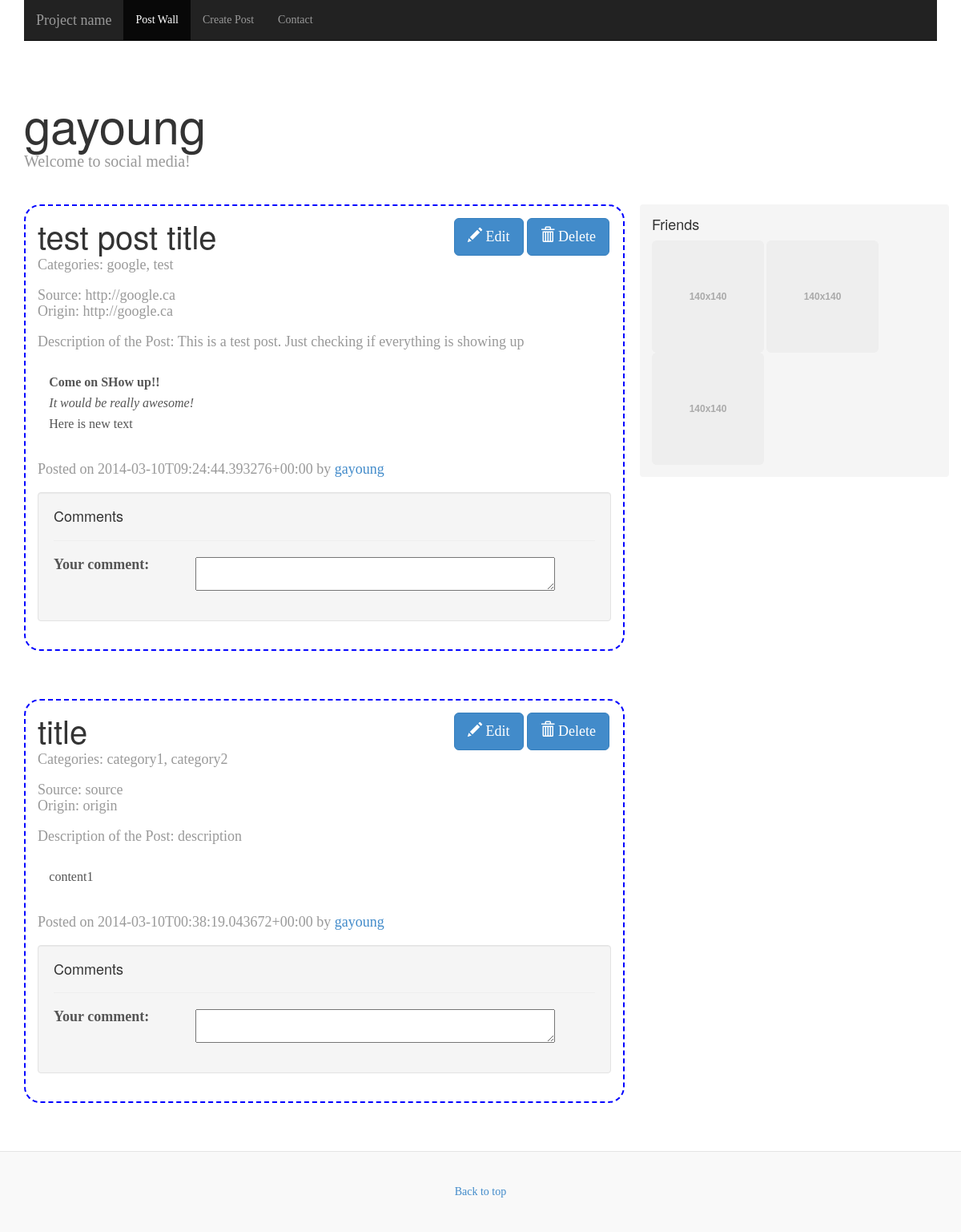
The app's page /wall/ (signed in) with its own data.
### main/models.py (models this page shows)
class Posts(models.Model):
    title = models.CharField(max_length=30)
    source = models.TextField(blank=True)
    origin = models.TextField(blank=True)
    category = models.TextField(blank=True)
    description = models.TextField(blank=True)
    content_type = models.TextField()
    content = models.TextField()
    owner_id = models.ForeignKey(Users)
    permission = models.TextField()
    pub_date = models.DateTimeField(auto_now_add=True, blank=True)
    visibility = models.TextField()

### main/views.py (the view)
# urls.py: url(r'^wall/$', views.wall, name='wall'),
@csrf_exempt
@require_http_methods(["GET", "POST"])
def wall(request):
    context = RequestContext(request)
    userInfo = Users.objects.get(username=request.session["username"])
    if request.method == "POST":
        title = request.POST["post_title"]
        permission = request.POST["post_permissions"]
        source = request.POST["post_source"]
        origin = request.POST["post_origin"]
        category = request.POST["post_category"]
        description = request.POST["post_description"]
        content_type = "text/html"
        content = request.POST["post_content"]
        pub_date = datetime.now().date()
        post = Posts(title = title, source=source, origin=origin, category=category, description=description, content_type=content_type, content=content, owner_id=userInfo, permission=permission, pub_date=pub_date, visibility = permission)
        post.save()
        return redirect("wall")
    else:
        userInfo = Users.objects.get(username=request.session['username'])
        posts = Posts.objects.filter(owner_id=userInfo).order_by("-pub_date")
        currentHost = request.get_host()
        jsonResult = post2Json(currentHost, userInfo, posts)
        queryData = json.loads(jsonResult)
        return render_to_response('main/postwall.html', {"user_id": userInfo.id, "username": request.session['username'], "posts":queryData})

### main/views.py (called while the page is built)
def date_handler(obj):
    return obj.isoformat() if hasattr(obj, 'isoformat') else obj

### templates/main/postwall.html (shortened to what this page needs)
{% load static  %}
<html lang="en">
    <head>
        <link href="{% static 'css/bootstrap.min.css' %}" rel="stylesheet"/>
        <link href="{% static 'css/blog.css'%}" rel="stylesheet"/>
        <link href="{% static 'css/jquery-themes/base/jquery.ui.all.css'%}" rel="stylesheet"/>
    </head>
    <body>
        <div class="navbar-wrapper">
            <div class="container">
                <div class="navbar navbar-inverse navbar-static-top" role="navigation">
                    <div class="container">
                        <div class="navbar-header">
                            <a class="navbar-brand" href="#">Project name</a>
                        </div>
                        <div class="navbar-collapse collapse">
                            <ul class="nav navbar-nav">
                                <li class="active"><a href="#">Post Wall</a></li>
                                <li><a href="{% url 'newpost' %}">Create Post</a></li>
                                <li><a href="#contact">Contact</a></li>
                            </ul>
                        </div>
                    </div>
                </div>
            </div>
        </div>
        <div class="container">
            <div class="blog-header">
                <h1 class="blog-title">{{ username }}</h1>
                <p class="lead blog-description">Welcome to social media!</p>
            </div>
            <div class="row">
                <div class="col-sm-3 col-sm-offset-1 blog-sidebar list_friends">
                    <div class="sidebar-module sidebar-module-inset">
                        <h4>Friends</h4>
                        <img data-src="holder.js/140x140" class="img-rounded" alt="140x140" style="width: 140px; height: 140px;"/>
                        <img data-src="holder.js/140x140" class="img-rounded" alt="140x140" style="width: 140px; height: 140px;"/>
                        <img data-src="holder.js/140x140" class="img-rounded" alt="140x140" style="width: 140px; height: 140px;"/>
                </div>
                </div>
                {% for post in posts %}
                <div class="col-sm-8 blog-main">
                    <div id="post-{{ post.guid }}"class="blog-post">
                        <button id="post_delete-{{ post.guid }}" type="button" class="btn btn-primary btn-lg post_buttons">
                            <span class="glyphicon glyphicon-trash"></span> Delete
                        </button>
                        <button id="post_edit-{{ post.guid }}" type="button" class="btn btn-primary btn-lg post_buttons">
                            <span class="glyphicon glyphicon-pencil"></span> Edit
                        </button>
                        <h2 class="blog-post-title">{{ post.title }}</h2>
                        {% if post.categories %}
                        <div id="post_category-{{ post.guid }}">
                            <p class="blog-post-meta">Categories: <span>
                            {% for cat in post.categories %}
                                {% if not forloop.last %}
                                    {{ cat }},
                                {% else %}
                                    {{ cat }}
                                {% endif %}
                            {% endfor %}
                            </span>
                            </p>
                        </div>
                        {% endif %}
                        {% if post.source %}
                        <div id="post_source-{{ post.guid }}">
                            <p class="blog-post-meta" style="margin-bottom:2px;">Source: <span>{{ post.source }}<span></p>
                        </div>
                        {% endif %}
                        {% if post.origin %}
                        <div id="post_origin-{{ post.guid }}">
                            <p class="blog-post-meta">Origin: <span>{{ post.origin }}<span></p>
                        </div>
                        {% endif %}
                        {% if post.description %}
                        <div id="post_description-{{ post.guid }}">
                            <p class="blog-post-meta">Description of the Post: {{ post.description }}</p>
                        </div>
                        {% endif %}
                        <div id="post_content-{{ post.guid }}" class="blog_content">
                            {{ post.content | safe }}
                        </div>
                        <div id="post_author_info-{{ post.guid }}">
                            <p class="blog-post-meta">Posted on {{post.pubDate}} by <a href="#">{{ post.author.displayname }}</a></p>
                        </div>
                        {% if post.comments %}
                        <div id="post_comment-{{ post.guid }}" class="well">
                            <h4> Comments </h4>
                            <hr/>
                            {% for comment in post.comments %}
                                <div id="post_comment-{{ comment.guid }}" class="post_comments">
                                    <p> {{ comment.comment }} </p>
                                    <p class="blog-post-meta">Commented by: {{ comment.author.displayname }}</p>
                                </div>
                            {% endfor %}
                            <hr/>
                            <div id="post_new_comment">
                                <form id="new_comment-{{ post.guid }}" class="form-horizontal" action="#" method="post">
                                    <div class="form-group">
                                        <label for="comment_content-{{ post.guid }}" class="col-sm-3">Your comment:</label>
                                        <div class="col-sm-9">
                                            <textarea id="comment_content-{{ post.guid }}" name="comment_content-{{ post.guid }}" style="width: 90%;"></textarea>
                                        </div>
                                    </div>
                                </form>
                            </div>
                        </div>
                        {% else %}
                        <div id="post_comment-{{ post.guid }}" class="well">
                            <h4> Comments </h4>
                            <hr/>
                            <div id="post_new_comment">
                                <form id="new_comment-{{ post.guid }}" class="form-horizontal" action="#" method="post">
                                    <div class="form-group">
                                        <label for="comment_content-{{ post.guid }}" class="col-sm-3">Your comment:</label>
                                        <div class="col-sm-9">
                                            <textarea id="comment_content-{{ post.guid }}" name="post_content-{{ post.guid }}" style="width: 90%;"></textarea>
                                        </div>
                                    </div>
                                </form>
                            </div>
                        </div>
                        {% endif %}
                    </div>
                </div>
                {% endfor %}
            </div>
        </div>
        <div class="blog-footer">
            <a href="#">Back to top</a>
        </div>
    </body>
</html>

### static/css/blog.css (style rules this page uses)
body { font-family: Georgia, "Times New Roman", Times, serif; color: #555; }
h1, .h1, h2, .h2, h3, .h3, h4, .h4, h5, .h5, h6, .h6 { margin-top: 0; font-family: "Helvetica Neue", Helvetica, Arial, sans-serif; font-weight: normal; color: #333; }
.blog-header { padding-top: 20px; padding-bottom: 20px; }
.blog-title { margin-top: 30px; margin-bottom: 0; font-size: 60px; font-weight: normal; }
.blog-description { font-size: 20px; color: #999; }
.blog-main { font-size: 18px; line-height: 1.5; }
.sidebar-module { padding: 15px; margin: 0 -15px 15px; }
.sidebar-module-inset { padding: 15px; background-color: #f5f5f5; border-radius: 4px; }
.blog-post { padding: 2%; margin-bottom: 60px; border: 2px dashed blue; border-radius: 20px; }
.blog-post div { line-height: 1; }
.blog-post-title { margin-bottom: 5px; font-size: 40px; }
.blog-post-meta { margin-bottom: 20px; color: #999; }
.blog_content { padding: 2%; font-size: 16px; margin-bottom: 2%; }
.blog-footer { padding: 40px 0; color: #999; text-align: center; background-color: #f9f9f9; border-top: 1px solid #e5e5e5; }
.list_friends { position: relative; float: right; margin: 0; width: 33%; }
.post_buttons { float: right; margin-left: 2px; margin-right: 2px; }

### records on screen
Posts: title "test post title", categories "google", categories "test", source "http://google.ca", origin "http://google.ca", description "This is a test post. Just checking if everything is showing up", content "Come on SHow up!! It would be really awesome! Here is new text", pubDate "2014-03-10T09:24:44.393276+00:00", author.displayname "gayoung"
Posts: title "title", categories "category1", categories "category2", source "source", origin "origin", description "description", content "content1", pubDate "2014-03-10T00:38:19.043672+00:00", author.displayname "gayoung"

### other values on screen
{{ username }} "gayoung"
